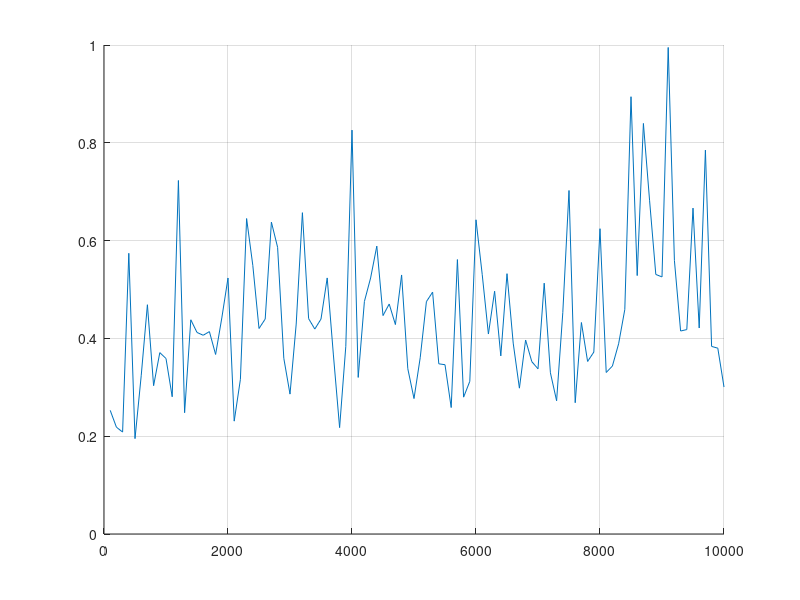

Source code (MATLAB):
function Lab5_4()
  left = 1;
  right = 5;
  l = 1;
  sh = 100;
  max = 10000;
  
  for n = sh:sh:max
    n
    u = rand(1, n);
    v = left + (right - left) * u;
    int_temp(l) = 0;
    for i = 1:n
      int_temp(l) = int_temp(l) + sin(v(i));
    endfor
    int_temp(l) = (right - left) / n * int_temp(l);
    int(l) = -cos(right) - (- cos(left));
    alpha(l) = -log(abs(int(l) - int_temp(l))) / log(n);
    l = l + 1;
  endfor
  %plot(sh:sh:max, int_temp);
  hold on;
  grid on;
  %plot(sh:sh:max, int);
  plot(sh:sh:max, alpha);
  hold off;  
endfunction